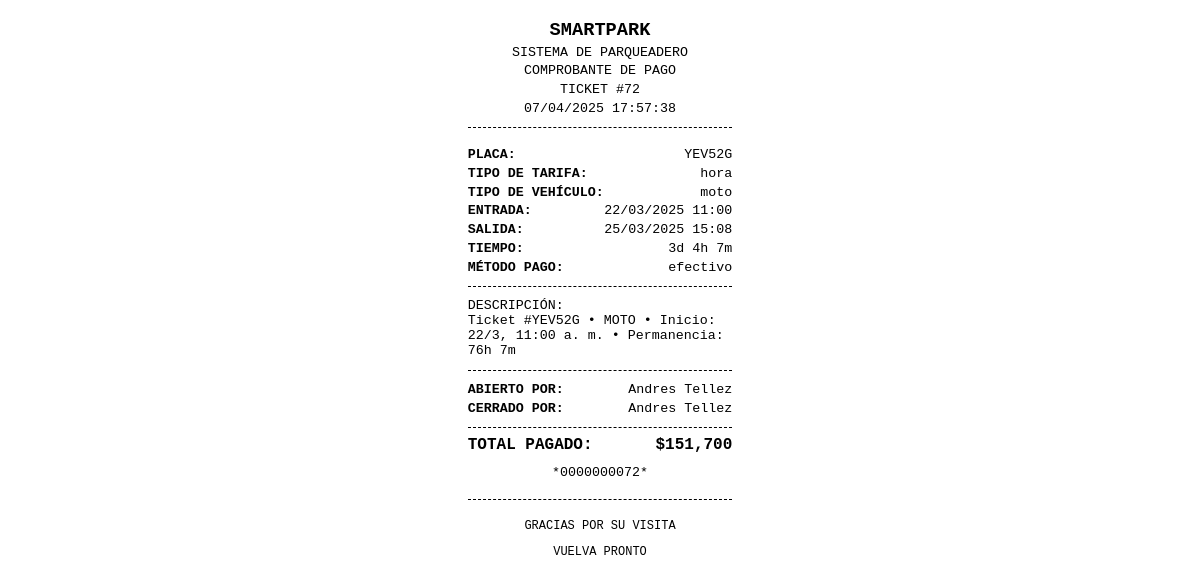
The page /controladores/imprimir_recibo.php?id=72 on the database as committed earlier.
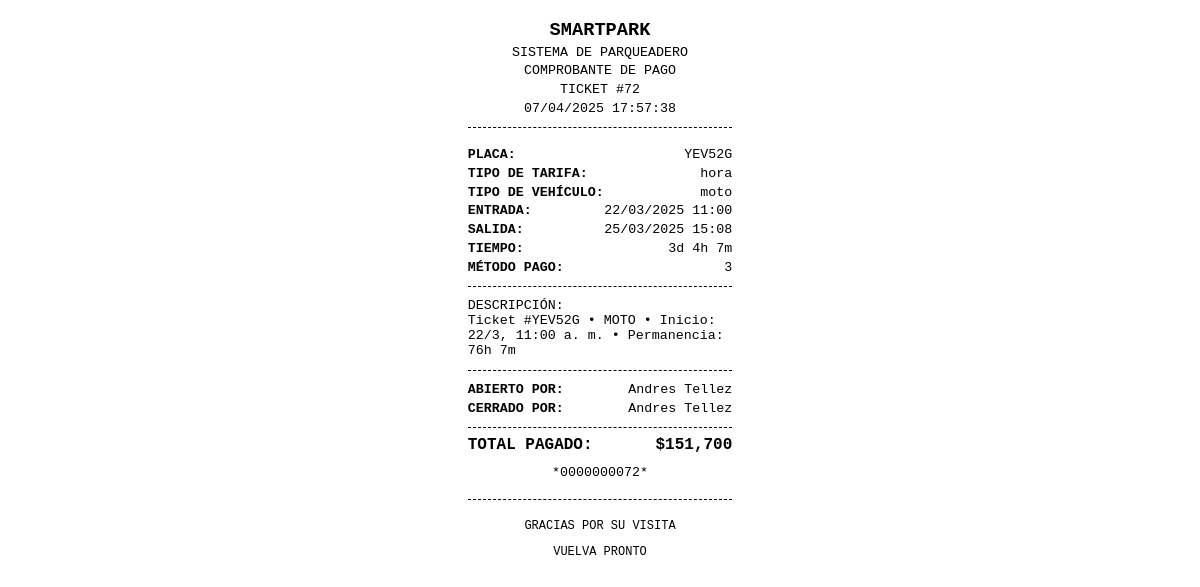
The same page on the database as committed later.
### tables this page shows
CREATE TABLE `registros_parqueo` (
  `id_registro` int(11) NOT NULL,
  `id_vehiculo` int(11) NOT NULL,
  `hora_ingreso` datetime NOT NULL,
  `hora_salida` datetime DEFAULT NULL,
  `estado` varchar(50) NOT NULL,
  `total_pagado` int(10) DEFAULT 0,
  `metodo_pago` varchar(100) DEFAULT NULL,
  `descripcion` text NOT NULL,
  `cerrado_por` varchar(100) NOT NULL,
  `abierto_por` varchar(100) NOT NULL,
  `tipo` varchar(20) NOT NULL DEFAULT 'hora',
  `tiempo_horas` float DEFAULT 1,
  `reportado` tinyint(1) DEFAULT 0,
  `id_reporte` varchar(50) DEFAULT NULL
);

CREATE TABLE `vehiculos` (
  `id_vehiculo` int(11) NOT NULL,
  `id_cliente` int(11) DEFAULT NULL,
  `placa` varchar(10) NOT NULL,
  `tipo` varchar(100) NOT NULL,
  `descripcion` varchar(100) DEFAULT NULL
);

### controladores/imprimir_recibo.php (the view, shortened to what this page needs)
<?php
include '../modelo/conexion.php';
$id_recibo = intval($_GET['id']);
$sql = "SELECT r.*, v.placa, v.tipo as tipo_vehiculo
        FROM registros_parqueo r
        LEFT JOIN vehiculos v ON r.id_vehiculo = v.id_vehiculo
        WHERE r.id_registro = ? AND r.estado = 'cerrado'";
$stmt = $conexion->prepare($sql);
$stmt->bind_param("i", $id_recibo);
$stmt->execute();
$resultado = $stmt->get_result();
$recibo = $resultado->fetch_assoc();
$hora_ingreso = new DateTime($recibo['hora_ingreso']);
$hora_salida = new DateTime($recibo['hora_salida']);
$diferencia = $hora_ingreso->diff($hora_salida);
$tiempo_estancia = '';
if ($diferencia->days > 0) {
    $tiempo_estancia .= $diferencia->days . 'd ';
}
$tiempo_estancia .= $diferencia->h . 'h ' . $diferencia->i . 'm';
$hora_ingreso_formateada = $hora_ingreso->format('d/m/Y H:i');
$hora_salida_formateada = $hora_salida->format('d/m/Y H:i');
$total_pagado = '$' . number_format($recibo['total_pagado'], 0, '', ',');
?>
<!DOCTYPE html>
<html lang="es">
<head>
</head>
<body>
    <div class="ticket-container">
        <div class="header">
            <h1>SMARTPARK</h1>
            <p>SISTEMA DE PARQUEADERO</p>
            <p>COMPROBANTE DE PAGO</p>
            <p>TICKET #<?php echo $id_recibo; ?></p>
            <p><?php echo date('d/m/Y H:i:s'); ?></p>
        </div>
        <div class="info-item">
            <span class="label">PLACA:</span>
            <span class="value"><?php echo htmlspecialchars($recibo['placa']); ?></span>
        </div>
        <div class="info-item">
            <span class="label">TIPO DE TARIFA:</span>
            <span class="value"><?php echo htmlspecialchars($recibo['tipo']); ?></span>
        </div>
        <div class="info-item">
            <span class="label">TIPO DE VEHÍCULO:</span>
            <span class="value"><?php echo htmlspecialchars($recibo['tipo_vehiculo']); ?></span>
        </div>
        <div class="info-item">
            <span class="label">ENTRADA:</span>
            <span class="value"><?php echo $hora_ingreso_formateada; ?></span>
        </div>
        <div class="info-item">
            <span class="label">SALIDA:</span>
            <span class="value"><?php echo $hora_salida_formateada; ?></span>
        </div>
        <div class="info-item">
            <span class="label">TIEMPO:</span>
            <span class="value"><?php echo $tiempo_estancia; ?></span>
        </div>
        <div class="info-item">
            <span class="label">MÉTODO PAGO:</span>
            <span class="value"><?php echo htmlspecialchars($recibo['metodo_pago']); ?></span>
        </div>
        <?php if (!empty($recibo['descripcion'])): ?>
        <div class="separator"></div>
        <div>
            <div class="label">DESCRIPCIÓN:</div>
            <div class="value"><?php echo nl2br(htmlspecialchars($recibo['descripcion'])); ?></div>
        </div>
        <?php endif; ?>
        <div class="separator"></div>
        <div class="info-item">
            <span class="label">ABIERTO POR:</span>
            <span class="value"><?php echo htmlspecialchars($recibo['abierto_por']); ?></span>
        </div>
        <div class="info-item">
            <span class="label">CERRADO POR:</span>
            <span class="value"><?php echo htmlspecialchars($recibo['cerrado_por']); ?></span>
        </div>
        <div class="total">
            <div class="info-item">
                <span class="label">TOTAL PAGADO:</span>
                <span class="value"><?php echo $total_pagado; ?></span>
            </div>
        </div>
        <div class="barcode">
            <div>*<?php echo str_pad($id_recibo, 10, '0', STR_PAD_LEFT); ?>*</div>
        </div>
        <div class="footer">
            <p>GRACIAS POR SU VISITA</p>
            <p>VUELVA PRONTO</p>
        </div>
    </div>
</body>
</html>

### controladores/imprimir_recibo.php (style rules this page uses)
body { font-family: 'Courier New', monospace; margin: 0; padding: 5mm; font-size: 10pt; width: 70mm; margin: 0 auto; }
.ticket-container { width: 100%; }
.header { text-align: center; margin-bottom: 5mm; border-bottom: 1px dashed #000; padding-bottom: 2mm; }
.header h1 { margin: 0; font-size: 14pt; font-weight: bold; }
.header p { margin: 1mm 0; }
.info-item { margin-bottom: 1mm; display: flex; justify-content: space-between; }
.info-item .label { font-weight: bold; }
.separator { border-top: 1px dashed #000; margin: 3mm 0; }
.total { font-size: 12pt; font-weight: bold; text-align: right; margin-top: 3mm; padding-top: 2mm; border-top: 1px dashed #000; }
.footer { margin-top: 5mm; text-align: center; font-size: 9pt; border-top: 1px dashed #000; padding-top: 2mm; }
.barcode { text-align: center; margin: 3mm 0; }

Rows that differ between the two databases and show on the page:
changed registros_parqueo "hora": metodo_pago "efectivo" → "3"
